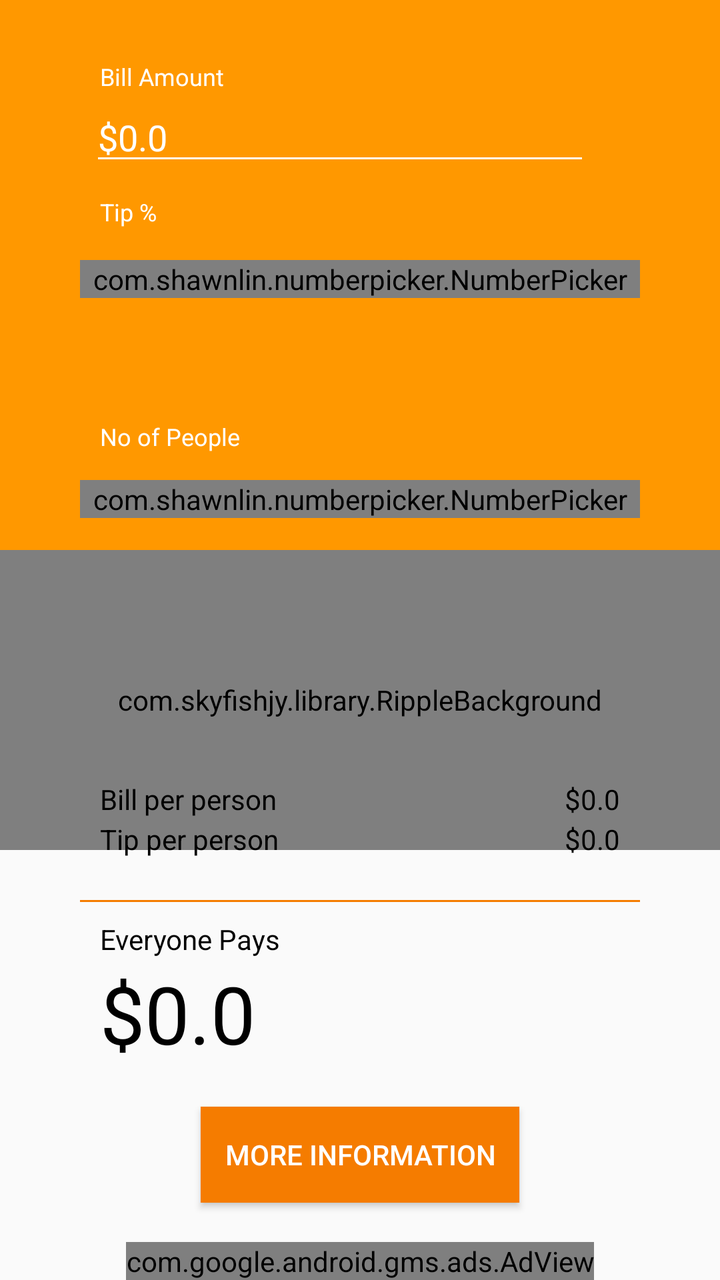
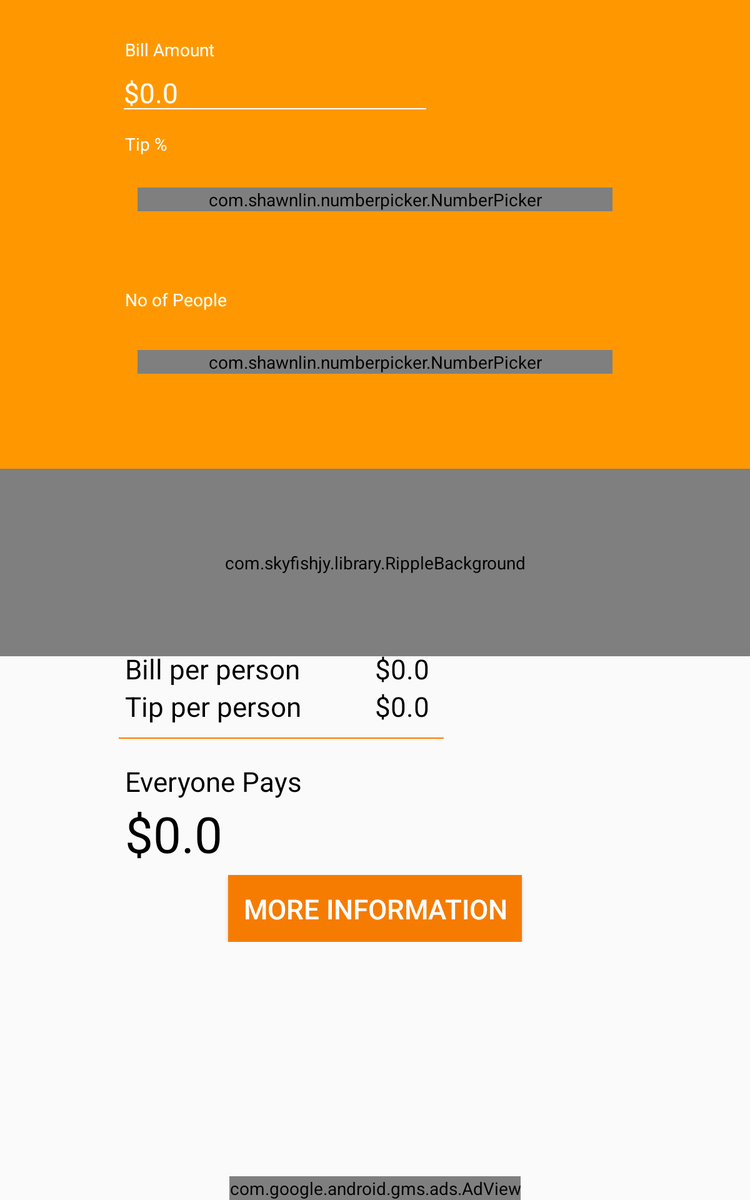

Two renders of one Android screen. The first uses the default layout on a phone; the second uses the alternative layout the repository ships for a different screen configuration, on a matching device. The two XML files are below.
<!-- AndroidManifest.xml: application theme AppTheme -->
<!-- res/layout/tip.xml -->
<RelativeLayout xmlns:android="http://schemas.android.com/apk/res/android"
    xmlns:tools="http://schemas.android.com/tools"
    xmlns:app="http://schemas.android.com/apk/res-auto"
    android:layout_width="match_parent"
    android:layout_height="match_parent"
    tools:context="com.xhords.handycalculator.handycalculator.MainActivity">


    <android.support.v4.widget.NestedScrollView
        android:id="@+id/tip_scroll"
        android:layout_width="match_parent"
        android:layout_height="match_parent">

        <RelativeLayout
            android:layout_width="match_parent"
            android:layout_height="match_parent">

            <ImageView
            android:layout_width="match_parent"
            android:layout_height="350dp"
            android:background="@color/tip_primary_light"/>

            <TextView
                android:id="@+id/txt_bill"
                android:layout_width="wrap_content"
                android:layout_height="wrap_content"
                android:paddingLeft="50dp"
                android:text="@string/Bill_text"
                android:layout_marginTop="30dp"
                android:textColor="@color/text_color_white"
                android:textSize="@dimen/textview_lable_size"/>



            <EditText
                android:id="@+id/bill_amount"
                android:layout_width="250dp"
                android:layout_height="wrap_content"
                android:hint="@string/Tip_Cost_value"
                android:layout_below="@+id/txt_bill"
                android:layout_marginLeft="45dp"
                android:inputType="numberDecimal"
                android:textColor="@color/text_color_white"
                android:backgroundTint="@color/text_color_white"
                android:textColorHint="@color/text_color_white"
                />

            <TextView
                android:id="@+id/txt_tip"
                android:layout_width="wrap_content"
                android:layout_height="wrap_content"
                android:text="@string/Tip_percentage"
                android:layout_below="@+id/bill_amount"
                android:paddingLeft="50dp"
                android:layout_marginTop="10dp"
                android:textSize="@dimen/textview_lable_size"
                android:textColor="@color/text_color_white"/>

            <com.shawnlin.numberpicker.NumberPicker
                android:id="@+id/tip_percent"
                android:layout_width="280dp"
                android:layout_height="wrap_content"
                app:np_orientation="horizontal"
                android:layout_centerHorizontal="true"
                android:layout_marginTop="130dp"
                app:np_dividerColor="@color/text_color_white"
                app:np_max="20"
                app:np_min="1"
                app:np_selectedTextColor="@color/text_color_white"
                app:np_selectedTextSize="30sp"
                app:np_textColor="@color/text_color_white"
                app:np_textSize="25sp"
                app:np_typeface="@string/roboto_light"
                app:np_value="3"
                app:np_wheelItemCount="5"
                app:np_wrapSelectorWheel="false"
                app:np_dividerDistance="58dp">

            </com.shawnlin.numberpicker.NumberPicker>

            <TextView
                android:layout_width="wrap_content"
                android:layout_height="wrap_content"
                android:text="@string/No_of_people"
                android:textSize="@dimen/textview_lable_size"
                android:paddingLeft="50dp"
                android:layout_marginTop="210dp"
                android:textColor="@color/text_color_white"/>

            <com.shawnlin.numberpicker.NumberPicker
                android:id="@+id/no_of_people"
                android:layout_width="280dp"
                android:layout_height="wrap_content"
                app:np_orientation="horizontal"
                android:layout_centerHorizontal="true"
                android:layout_marginTop="240dp"
                app:np_dividerColor="@color/text_color_white"
                app:np_max="30"
                app:np_min="1"
                app:np_selectedTextColor="@color/text_color_white"
                app:np_selectedTextSize="30sp"
                app:np_textColor="@color/text_color_white"
                app:np_textSize="25sp"
                app:np_typeface="@string/roboto_light"
                app:np_value="3"
                app:np_wheelItemCount="5"
                app:np_wrapSelectorWheel="false"
                app:np_dividerDistance="58dp">
            </com.shawnlin.numberpicker.NumberPicker>

            <com.skyfishjy.library.RippleBackground xmlns:android="http://schemas.android.com/apk/res/android"
                xmlns:app="http://schemas.android.com/apk/res-auto"
                android:id="@+id/content"
                android:layout_width="match_parent"
                android:layout_height="150dp"
                android:layout_marginTop="275dp"
                app:rb_color="@color/tip_primary_dark"
                app:rb_duration="3000"
                app:rb_radius="8dp"
                app:rb_rippleAmount="4"
                app:rb_scale="6">

            <ImageButton
                android:id="@+id/tip_img_btn"
                android:layout_width="50dp"
                android:layout_height="50dp"
                android:src="@drawable/tip"
                android:background="@drawable/round_btn_tip"
                android:layout_centerHorizontal="true"
                android:layout_marginTop="50dp" />
            </com.skyfishjy.library.RippleBackground>

            <TextView
                android:layout_width="wrap_content"
                android:layout_height="wrap_content"
                android:text="@string/Everyone_pays"
                android:paddingLeft="50dp"
                android:layout_marginTop="460dp"
                android:id="@+id/textView"
                android:textColor="@color/text_color_black"/>

            <TextView
                android:id="@+id/total_per_person"
                android:layout_width="wrap_content"
                android:layout_height="wrap_content"
                android:text="@string/Tip_Cost_value"
                android:paddingLeft="50dp"
                android:layout_marginTop="480dp"
                android:textSize="@dimen/final_calulated_value"
                android:textColor="@color/text_color_black"/>

            <ImageView
                android:layout_width="280dp"
                android:layout_height="1dp"
                android:layout_centerHorizontal="true"
                android:layout_marginTop="450dp"
                android:background="@color/tip_primary_dark"/>

            <TextView
                android:layout_width="wrap_content"
                android:layout_height="wrap_content"
                android:text="@string/Bill_per_person"
                android:paddingLeft="50dp"
                android:layout_marginTop="390dp"
                android:textColor="@color/text_color_black"/>

            <TextView
                android:layout_width="wrap_content"
                android:layout_height="wrap_content"
                android:text="@string/Tip_per_person"
                android:paddingLeft="50dp"
                android:layout_marginTop="410dp"
                android:textColor="@color/text_color_black"/>

            <TextView
                android:id="@+id/bill_per_person"
                android:layout_width="wrap_content"
                android:layout_height="wrap_content"
                android:text="@string/Tip_Cost_value"
                android:layout_marginTop="390dp"
                android:textColor="@color/text_color_black"
                android:layout_alignParentEnd="true"
                android:layout_alignParentRight="true"
                android:paddingRight="50dp"/>

            <TextView
                android:id="@+id/tip_per_person"
                android:layout_width="wrap_content"
                android:layout_height="wrap_content"
                android:text="@string/Tip_Cost_value"
                android:layout_marginTop="410dp"
                android:paddingRight="50dp"
                android:textColor="@color/text_color_black"
                android:layout_alignParentEnd="true"
                android:layout_alignParentRight="true"/>

            <Button
                android:layout_width="wrap_content"
                android:layout_height="wrap_content"
                android:text="More Information"
                android:background="@color/tip_primary_dark"
                android:padding="12dp"
                android:textColor="@color/text_color_white"
                android:id="@+id/tip_moreInfo"
                android:layout_centerHorizontal="true"
                android:layout_marginTop="20dp"
                android:layout_below="@+id/total_per_person"
                android:layout_marginBottom="60dp"/>


        </RelativeLayout>


    </android.support.v4.widget.NestedScrollView>

    <com.google.android.gms.ads.AdView
        android:layout_width="wrap_content"
        android:layout_height="wrap_content"
        xmlns:ads="http://schemas.android.com/apk/res-auto"
        android:id="@+id/tip_adview"
        android:layout_centerHorizontal="true"
        android:layout_alignParentBottom="true"
        ads:adSize = "BANNER"
        ads:adUnitId = "@string/smoke_banner">

    </com.google.android.gms.ads.AdView>

</RelativeLayout>
<!-- resources referenced by this layout -->
<resources>
  <color name="text_color_black">#000000</color>
  <color name="text_color_white">#FFFFFF</color>
  <color name="tip_primary_dark">#f57c00</color>
  <color name="tip_primary_light">#ff9800</color>
  
      //loan color
  <dimen name="final_calulated_value">40sp</dimen>
  <dimen name="textview_lable_size">12sp</dimen>
  <!-- drawable round_btn_tip (drawable) -->
  <?xml version="1.0" encoding="utf-8"?>
  <selector xmlns:android="http://schemas.android.com/apk/res/android">
      <item android:state_pressed="false">
          <shape android:shape="rectangle">
              <corners android:radius="1000dp" />
              <solid android:color="@color/tip_primary_dark" />
  
  
          </shape>
      </item>
      <item android:state_pressed="true">
          <shape android:shape="rectangle">
              <corners android:radius="1000dp" />
              <solid android:color="@color/tip_primary_light" />
  
  
          </shape>
      </item>
  </selector>
  <!-- drawable tip: png bitmap (drawable, 512 bytes) -->
  <string name="Bill_per_person">Bill per person</string>
  <string name="Bill_text">Bill Amount</string>
  <string name="Everyone_pays">Everyone Pays</string>
  <string name="No_of_people">No of People</string>
  <string name="Tip_Cost_value">$0.0</string>
  <string name="Tip_per_person">Tip per person</string>
  <string name="Tip_percentage">Tip %</string>
  <string name="roboto_light">sans-serif-light</string>
  <string name="smoke_banner">ca-app-pub-7051442132957918/2581631581</string>
  <style name="AppTheme" parent="Theme.AppCompat.Light.DarkActionBar">
          
          <item name="colorPrimary">@color/colorPrimary</item>
          <item name="colorPrimaryDark">@color/colorPrimaryDark</item>
          <item name="colorAccent">@color/colorAccent</item>
      </style>
  <color name="colorPrimary">#3F51B5</color>
  <color name="colorPrimaryDark">#303F9F</color>
  <color name="colorAccent">#ab47bc</color>
  
      //smoke color
</resources>
<!-- res/layout-large/tip.xml (the repository's variant of the layout above) -->
<!-- drawn on a 7-inch tablet held upright -->
<?xml version="1.0" encoding="utf-8"?>
<RelativeLayout xmlns:android="http://schemas.android.com/apk/res/android"
    android:layout_width="match_parent"
    android:layout_height="match_parent"
    xmlns:app="http://schemas.android.com/apk/res-auto">


    <android.support.v4.widget.NestedScrollView
        android:id="@+id/tip_scroll"
        android:layout_width="match_parent"
        android:layout_height="match_parent"
        android:layout_alignParentTop="true"
        android:layout_alignParentLeft="true"
        android:layout_alignParentStart="true">

        <RelativeLayout
            android:layout_width="match_parent"
            android:layout_height="match_parent">

            <ImageView
                android:layout_width="match_parent"
                android:layout_height="450dp"
                android:background="@color/tip_primary_light"/>

            <TextView
                android:id="@+id/txt_bill"
                android:layout_width="wrap_content"
                android:layout_height="wrap_content"
                android:paddingLeft="100dp"
                android:text="@string/Bill_text"
                android:layout_marginTop="30dp"
                android:textColor="@color/text_color_white"/>

            <EditText
                android:id="@+id/bill_amount"
                android:layout_width="250dp"
                android:layout_height="wrap_content"
                android:hint="@string/Tip_Cost_value"
                android:layout_below="@+id/txt_bill"
                android:layout_marginLeft="95dp"
                android:textSize="@dimen/large_size"
                android:textColor="@color/text_color_white"
                android:backgroundTint="@color/text_color_white"
                android:textColorHint="@color/text_color_white"
                android:inputType="numberDecimal"/>

            <TextView
                android:id="@+id/txt_tip"
                android:layout_width="wrap_content"
                android:layout_height="wrap_content"
                android:text="@string/Tip_percentage"
                android:layout_below="@+id/bill_amount"
                android:paddingLeft="100dp"
                android:layout_marginTop="10dp"
                android:textColor="@color/text_color_white"/>

            <com.shawnlin.numberpicker.NumberPicker
                android:id="@+id/tip_percent"
                android:layout_width="380dp"
                android:layout_height="wrap_content"
                app:np_orientation="horizontal"
                android:layout_centerHorizontal="true"
                android:layout_marginTop="150dp"
                app:np_dividerColor="@color/text_color_white"
                app:np_max="59"
                app:np_min="1"
                app:np_selectedTextColor="@color/text_color_white"
                app:np_selectedTextSize="30sp"
                app:np_textColor="@color/text_color_white"
                app:np_textSize="25sp"
                app:np_typeface="@string/roboto_light"
                app:np_value="3"
                app:np_wheelItemCount="5"
                app:np_wrapSelectorWheel="false"
                app:np_dividerDistance="58dp">

            </com.shawnlin.numberpicker.NumberPicker>

            <TextView
                android:layout_width="wrap_content"
                android:layout_height="wrap_content"
                android:text="@string/No_of_people"
                android:paddingLeft="100dp"
                android:layout_marginTop="230dp"
                android:textColor="@color/text_color_white"/>

            <com.shawnlin.numberpicker.NumberPicker
                android:id="@+id/no_of_people"
                android:layout_width="380dp"
                android:layout_height="wrap_content"
                app:np_orientation="horizontal"
                android:layout_centerHorizontal="true"
                android:layout_marginTop="280dp"
                app:np_dividerColor="@color/text_color_white"
                app:np_max="59"
                app:np_min="1"
                app:np_selectedTextColor="@color/text_color_white"
                app:np_selectedTextSize="30sp"
                app:np_textColor="@color/text_color_white"
                app:np_textSize="25sp"
                app:np_typeface="@string/roboto_light"
                app:np_value="3"
                app:np_wheelItemCount="5"
                app:np_wrapSelectorWheel="false"
                app:np_dividerDistance="58dp">
            </com.shawnlin.numberpicker.NumberPicker>


            <com.skyfishjy.library.RippleBackground xmlns:android="http://schemas.android.com/apk/res/android"
                xmlns:app="http://schemas.android.com/apk/res-auto"
                android:id="@+id/content"
                android:layout_width="match_parent"
                android:layout_height="150dp"
                android:layout_marginTop="375dp"
                app:rb_color="@color/tip_primary_dark"
                app:rb_duration="3000"
                app:rb_radius="12dp"
                app:rb_rippleAmount="4"
                app:rb_scale="6">
            <ImageButton
                android:id="@+id/tip_img_btn"
                android:layout_width="70dp"
                android:layout_height="70dp"
                android:src="@drawable/tip"
                android:background="@drawable/round_btn_tip"
                android:layout_centerHorizontal="true"
                android:layout_marginTop="40dp" />
            </com.skyfishjy.library.RippleBackground>

            <ImageView
                android:layout_width="260dp"
                android:layout_height="1dp"
                android:layout_marginLeft="95dp"
                android:layout_marginTop="590dp"
                android:background="@color/tip_primary_dark"/>

            <TextView
                android:layout_width="wrap_content"
                android:layout_height="wrap_content"
                android:text="@string/Everyone_pays"
                android:paddingLeft="100dp"
                android:textSize="@dimen/large_size"
                android:layout_marginTop="610dp"
                android:textColor="@color/text_color_black"/>

            <TextView
                android:id="@+id/total_per_person"
                android:layout_width="wrap_content"
                android:layout_height="wrap_content"
                android:text="@string/Tip_Cost_value"
                android:paddingLeft="100dp"
                android:layout_marginTop="640dp"
                android:textSize="@dimen/final_calulated_value"
                android:textColor="@color/text_color_black"/>

            <TextView
                android:layout_width="wrap_content"
                android:layout_height="wrap_content"
                android:text="@string/Bill_per_person"
                android:paddingLeft="100dp"
                android:textSize="@dimen/large_size"
                android:layout_marginTop="520dp"
                android:textColor="@color/text_color_black"/>

            <TextView
                android:layout_width="wrap_content"
                android:layout_height="wrap_content"
                android:text="@string/Tip_per_person"
                android:paddingLeft="100dp"
                android:textSize="@dimen/large_size"
                android:layout_marginTop="550dp"
                android:textColor="@color/text_color_black"/>

            <TextView
                android:id="@+id/bill_per_person"
                android:layout_width="wrap_content"
                android:layout_height="wrap_content"
                android:text="@string/Tip_Cost_value"
                android:layout_marginTop="520dp"
                android:paddingLeft="300dp"
                android:textSize="@dimen/large_size"
                android:textColor="@color/text_color_black"/>

            <TextView
                android:id="@+id/tip_per_person"
                android:layout_width="wrap_content"
                android:layout_height="wrap_content"
                android:text="@string/Tip_Cost_value"
                android:layout_marginTop="550dp"
                android:paddingLeft="300dp"
                android:textSize="@dimen/large_size"
                android:textColor="@color/text_color_black"/>

            <Button

                android:layout_width="wrap_content"
                android:layout_height="wrap_content"
                android:text="More Information"
                android:background="@color/tip_primary_dark"
                android:padding="12dp"
                android:textColor="@color/text_color_white"
                android:id="@+id/tip_moreInfo"
                android:layout_centerHorizontal="true"
                android:layout_marginTop="700dp"
                android:textSize="@dimen/large_size"/>

        </RelativeLayout>


    </android.support.v4.widget.NestedScrollView>

    <com.google.android.gms.ads.AdView
        android:layout_width="wrap_content"
        android:layout_height="wrap_content"
        xmlns:ads="http://schemas.android.com/apk/res-auto"
        android:id="@+id/tip_adview"
        android:layout_centerHorizontal="true"
        android:layout_alignParentBottom="true"
        ads:adSize = "FULL_BANNER"
        ads:adUnitId = "@string/tip_banner"/>


</RelativeLayout>
<!-- resources referenced by the variant -->
<!-- as a 7-inch tablet held upright resolves them -->
<resources>
  <color name="text_color_black">#000000</color>
  <color name="text_color_white">#FFFFFF</color>
  <color name="tip_primary_dark">#f57c00</color>
  <color name="tip_primary_light">#ff9800</color>
  
      //loan color
  <dimen name="final_calulated_value">40sp</dimen>
  <dimen name="large_size">22sp</dimen>
  <!-- drawable round_btn_tip (drawable) -->
  <?xml version="1.0" encoding="utf-8"?>
  <selector xmlns:android="http://schemas.android.com/apk/res/android">
      <item android:state_pressed="false">
          <shape android:shape="rectangle">
              <corners android:radius="1000dp" />
              <solid android:color="@color/tip_primary_dark" />
  
  
          </shape>
      </item>
      <item android:state_pressed="true">
          <shape android:shape="rectangle">
              <corners android:radius="1000dp" />
              <solid android:color="@color/tip_primary_light" />
  
  
          </shape>
      </item>
  </selector>
  <!-- drawable tip: png bitmap (drawable, 512 bytes) -->
  <string name="Bill_per_person">Bill per person</string>
  <string name="Bill_text">Bill Amount</string>
  <string name="Everyone_pays">Everyone Pays</string>
  <string name="No_of_people">No of People</string>
  <string name="Tip_Cost_value">$0.0</string>
  <string name="Tip_per_person">Tip per person</string>
  <string name="Tip_percentage">Tip %</string>
  <string name="roboto_light">sans-serif-light</string>
  <string name="tip_banner">ca-app-pub-7051442132957918/7248555740</string>
  <style name="AppTheme" parent="Theme.AppCompat.Light.DarkActionBar">
          
          <item name="colorPrimary">@color/colorPrimary</item>
          <item name="colorPrimaryDark">@color/colorPrimaryDark</item>
          <item name="colorAccent">@color/colorAccent</item>
      </style>
  <color name="colorPrimary">#3F51B5</color>
  <color name="colorPrimaryDark">#303F9F</color>
  <color name="colorAccent">#ab47bc</color>
  
      //smoke color
</resources>
